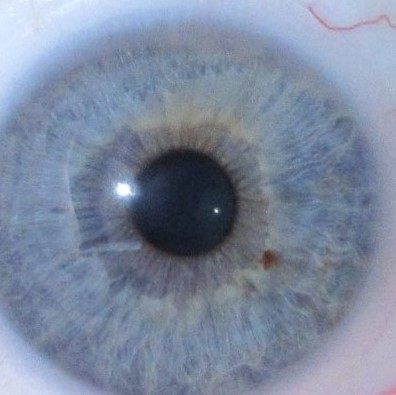
%> input picture MATLAB_DL/Data/Data/MathWorks Images/Registration Examples/Eye/eye1.jpg, 396 x 395 px
$ octave m3.m   (GNU Octave 9; MATLAB toolbox functions it lacks are replaced by stand-ins)
%> lines starting %> are read from the running program, lines starting %| are printed output that depends on the picture
### MATLAB_DL/C1/M2/registerEyes.m
function [MOVINGREG] = registerEyes(MOVING,FIXED)
%registerImages  Register grayscale images using auto-generated code from Registration Estimator app.
%  [MOVINGREG] = registerImages(MOVING,FIXED) Register grayscale images
%  MOVING and FIXED using auto-generated code from the Registration
%  Estimator app. The values for all registration parameters were set
%  interactively in the app and result in the registered image stored in the
%  structure array MOVINGREG.

% Auto-generated by registrationEstimator app on 28-Jun-2023
%-----------------------------------------------------------


% Feature-based techniques require license to Computer Vision Toolbox
checkLicense()

% Convert RGB images to grayscale
FIXED = im2gray(FIXED);
MOVINGRGB = MOVING;
MOVING = im2gray(MOVING);

% Default spatial referencing objects
fixedRefObj = imref2d(size(FIXED));
movingRefObj = imref2d(size(MOVING));

% Detect SURF features
fixedPoints = detectSURFFeatures(FIXED,'MetricThreshold',500.000000,'NumOctaves',4,'NumScaleLevels',6);
movingPoints = detectSURFFeatures(MOVING,'MetricThreshold',500.000000,'NumOctaves',4,'NumScaleLevels',6);

% Extract features
[fixedFeatures,fixedValidPoints] = extractFeatures(FIXED,fixedPoints,'Upright',false);
[movingFeatures,movingValidPoints] = extractFeatures(MOVING,movingPoints,'Upright',false);

% Match features
indexPairs = matchFeatures(fixedFeatures,movingFeatures,'MatchThreshold',68.125000,'MaxRatio',0.681250);
fixedMatchedPoints = fixedValidPoints(indexPairs(:,1));
movingMatchedPoints = movingValidPoints(indexPairs(:,2));
MOVINGREG.FixedMatchedFeatures = fixedMatchedPoints;
MOVINGREG.MovingMatchedFeatures = movingMatchedPoints;

% Apply transformation - Results may not be identical between runs because of the randomized nature of the algorithm
tform = estimateGeometricTransform2D(movingMatchedPoints,fixedMatchedPoints,'similarity');
MOVINGREG.Transformation = tform;
MOVINGREG.RegisteredImage = imwarp(MOVINGRGB, movingRefObj, tform, 'OutputView', fixedRefObj, 'SmoothEdges', true);

% Store spatial referencing object
MOVINGREG.SpatialRefObj = fixedRefObj;

end

function checkLicense()

% Check for license to Computer Vision Toolbox
CVTStatus = license('test','Video_and_Image_Blockset');
if ~CVTStatus
    error(message('images:imageRegistration:CVTRequired'));
end

end

### MATLAB_DL/C1/M2/m3.m
img1 = imread("eye1.jpg");
%> img1 is the input picture: size 395x396x3 uint8; mean R, G, B 125.2, 137.1, 159.3
img2 = imread("eye2.jpg");
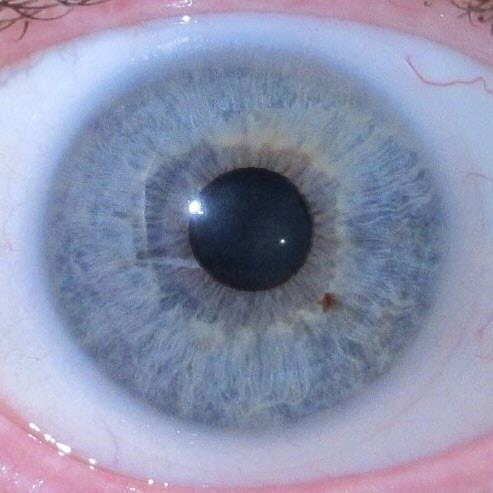
%> input picture MATLAB_DL/Data/Data/MathWorks Images/Registration Examples/Eye/eye2.jpg, 493 x 493 px
%> img2 is the input picture: size 493x493x3 uint8; mean R, G, B 141, 145.8, 173.4

imshowpair(img1,img2,"montage");
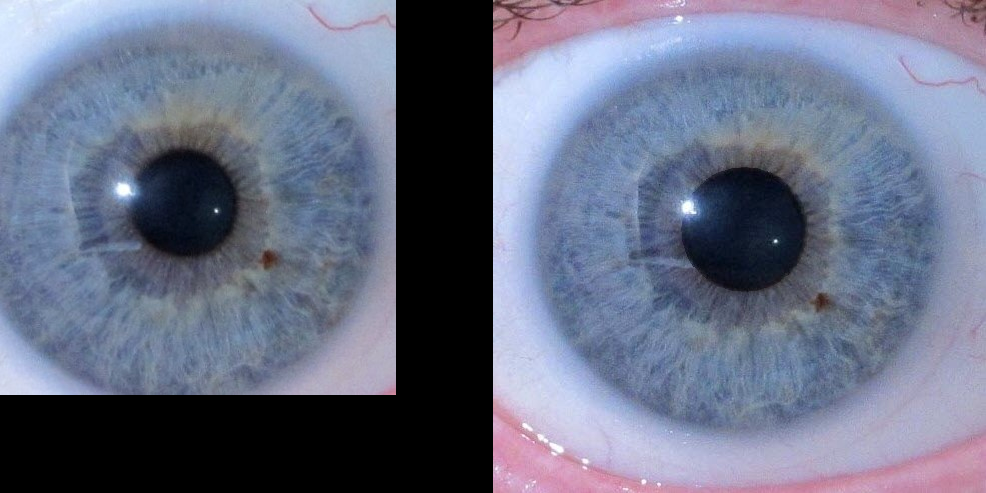
%> displayed picture: size 493x986x3, on the screen's scale of 0 to 255; mean R, G, B 104.8, 111.4, 133.6

reg = registerEyes(img1,img2)
%> in registerEyes, `FIXED = im2gray(FIXED);`:
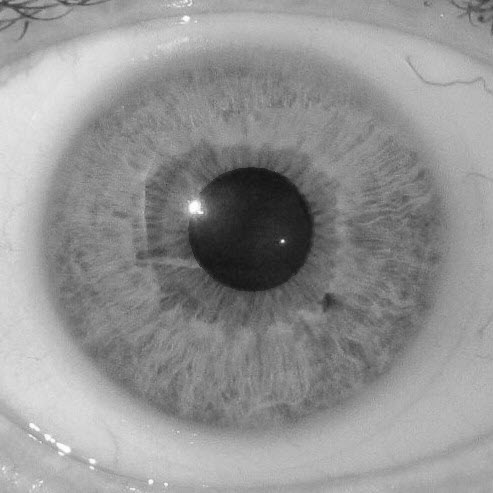
%> FIXED: size 493x493 uint8; min 19, max 255, mean 147.5
%> in registerEyes, `MOVING = im2gray(MOVING);`:
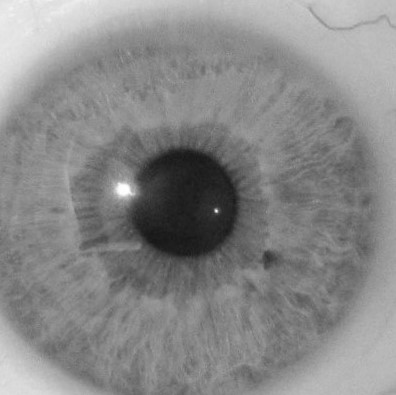
%> MOVING: size 395x396 uint8; min 22, max 255, mean 136.1
%> the run ends on the next line
